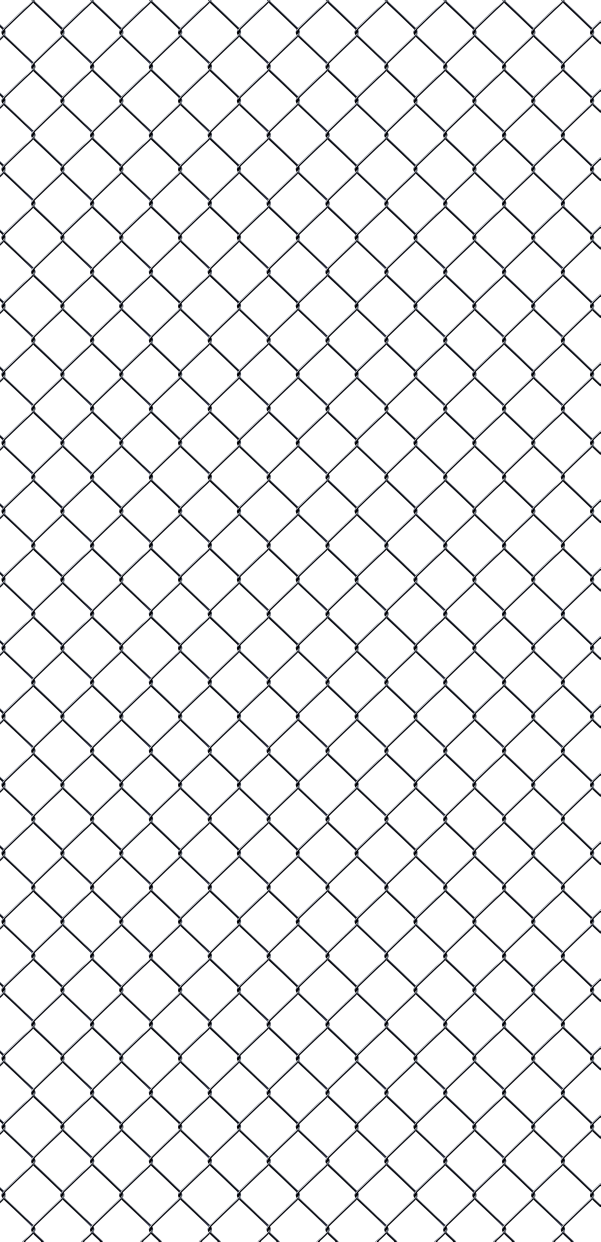
#> input picture eye-video/ChainLink.jpg, 3001 x 6207 px (shown at 1/5 size)
$ python eye-conway.py   (older library calls are emulated)
#> lines starting #> are read from the running program, lines starting #| are printed output that depends on the picture
from PIL import Image, ImageDraw
from random import *

# CALIBRATION
gridWidth = 19 # actually one less than you would think
gridHeight = 35 # actually one less than you would think
topLeftX = 10
topLeftY = 10
topRightX = 2800
topRightY = 10
bottomLeftX = 10
bottomLeftY = 6000
bottomRightX = 2800
bottomRightY = 6000

# [50 lines left out: functions toArt, getNeighbors, countLivingNeighbors, getNextBoard, not called in this run]

xExpansion = (bottomRightX - bottomLeftX) / (topRightX - topLeftX)
xExpansionPerRow = (xExpansion - 1) / gridHeight
xShiftPerRow = (bottomLeftX - topLeftX) / gridHeight
yExpansion = (bottomRightY - topRightY) / (bottomLeftY - topLeftY)
yExpansionPerRow = (yExpansion - 1) / gridWidth
yShiftPerRow = (topRightY - topLeftY) / gridHeight

# [8 lines left out: function indicesToPixels, not called in this run]


im = Image.open("./ChainLink.jpg").convert("RGBA")
openEye1 = Image.open("1.png").convert("RGBA")
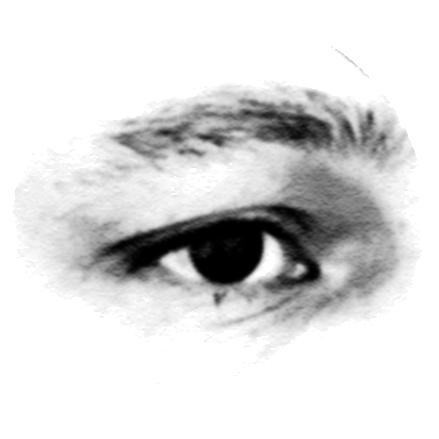
#> input picture eye-video/1.png, 439 x 439 px
#> openEye1 is the input picture: PIL image 439x439 RGBA; mean R, G, B, A 72.9, 72.9, 72.9, 108.3
openEye1 = openEye1.resize((200, 200), Image.ANTIALIAS)
#> openEye1: PIL image 200x200 RGBA
openEye2 = Image.open("2.png").convert("RGBA")
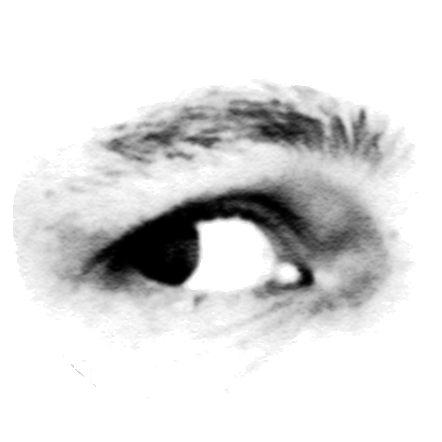
#> input picture eye-video/2.png, 442 x 442 px
#> openEye2 is the input picture: PIL image 442x442 RGBA; mean R, G, B, A 71.9, 71.9, 71.9, 105.1
openEye2 = openEye2.resize((200, 200), Image.ANTIALIAS)
#> openEye2: PIL image 200x200 RGBA
openEye3 = Image.open("3.png").convert("RGBA")
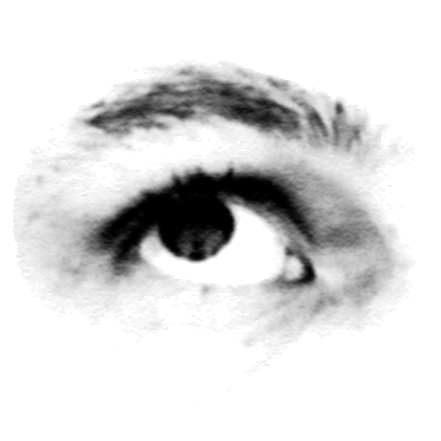
#> input picture eye-video/3.png, 441 x 441 px
#> openEye3 is the input picture: PIL image 441x441 RGBA; mean R, G, B, A 70.1, 70.1, 70.1, 103.9
openEye3 = openEye3.resize((200, 200), Image.ANTIALIAS)
#> openEye3: PIL image 200x200 RGBA
openEye4 = Image.open("4.png").convert("RGBA")
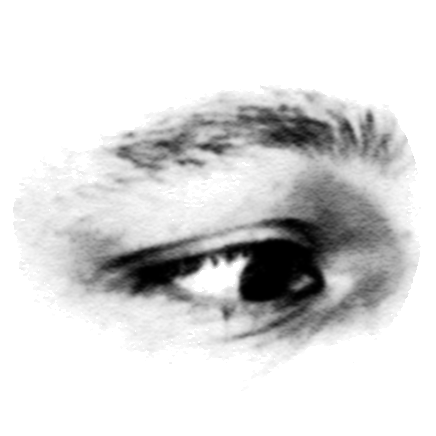
#> input picture eye-video/4.png, 436 x 436 px
#> openEye4 is the input picture: PIL image 436x436 RGBA; mean R, G, B, A 76.9, 76.9, 76.9, 113.8
openEye4 = openEye4.resize((200, 200), Image.ANTIALIAS)
#> openEye4: PIL image 200x200 RGBA
openEye5 = Image.open("5.png").convert("RGBA")
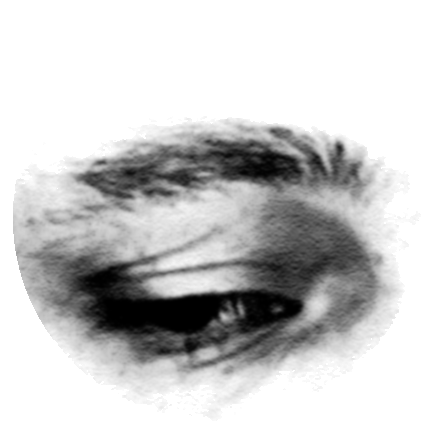
#> input picture eye-video/5.png, 435 x 435 px
#> openEye5 is the input picture: PIL image 435x435 RGBA; mean R, G, B, A 69.6, 69.6, 69.6, 121.5
openEye5 = openEye5.resize((200, 200), Image.ANTIALIAS)
#> openEye5: PIL image 200x200 RGBA
#> (the run stopped early here; a loop or call above may not have finished)
